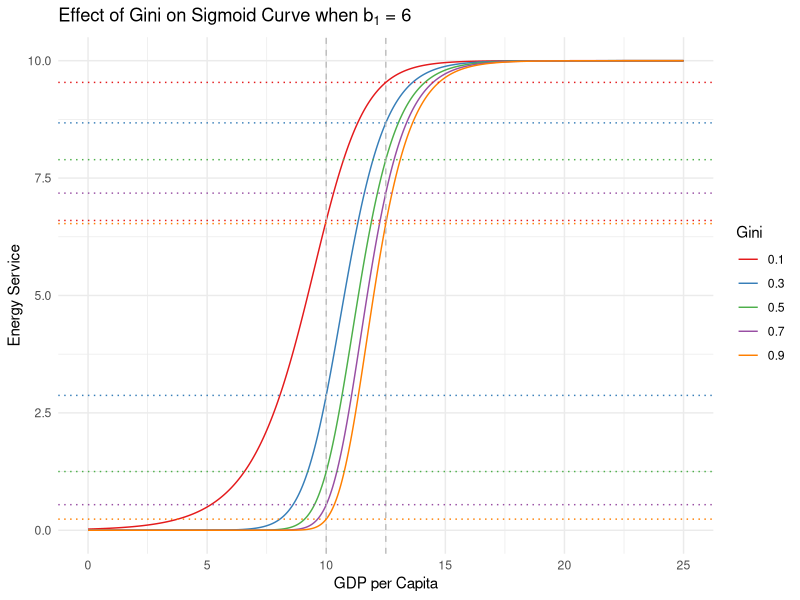

This chart was generated by the following R code:
library(ggplot2)
library(dplyr)

# Define the modified sigmoid function
sigmoid_modified <- function(x, xmid = 10, scal = 1, b1 = 6, x2) {
  10 * (1 / (1 + exp((xmid - x) / scal)))^(b1 * x2)
}

# Generate data
x_vals <- seq(0, 25, length.out = 500)
x2_vals <- seq(0.1, 0.9, by = 0.2)

plot_data <- do.call(rbind, 
                     lapply(x2_vals, function(x2_val){
                       data.frame(x = x_vals, 
                                  y = sigmoid_modified(x_vals, xmid = 10, scal = 1, b1 = 6, x2 = x2_val), 
                                  x2 = as.factor(round(x2_val, 2)))
                     }))

# Interpolate y-values at x = 10 and x = 12.5
intersections <- plot_data %>%
  group_by(x2) %>%
  summarise(
    y_10 = approx(x, y, xout = 10)$y,
    y_125 = approx(x, y, xout = 12.5)$y
  ) %>%
  tidyr::pivot_longer(cols = starts_with("y_"), names_to = "x_val", values_to = "y") %>%
  mutate(x_val = ifelse(x_val == "y_10", 10, 12.5))

# Plot
p1 <- ggplot(plot_data, aes(x = x, y = y, color = x2)) +
  geom_line() +
  labs(title = expression(paste("Effect of Gini on Sigmoid Curve when ", b[1], " = 6")),
       x = "GDP per Capita",
       y = "Energy Service",
       color = "Gini") +
  geom_vline(xintercept = c(10, 12.5), linetype = "dashed", color = "grey") +
  geom_hline(data = intersections, aes(yintercept = y, color = x2), 
             linetype = "dotted", show.legend = FALSE) +
  theme_minimal() +
  scale_color_brewer(palette = "Set1")

# Save to high resolution dpi
ggsave(here::here("plots/Sigmoid_Gini.png"), plot = p1, width = 15, height = 10, dpi = 300)
